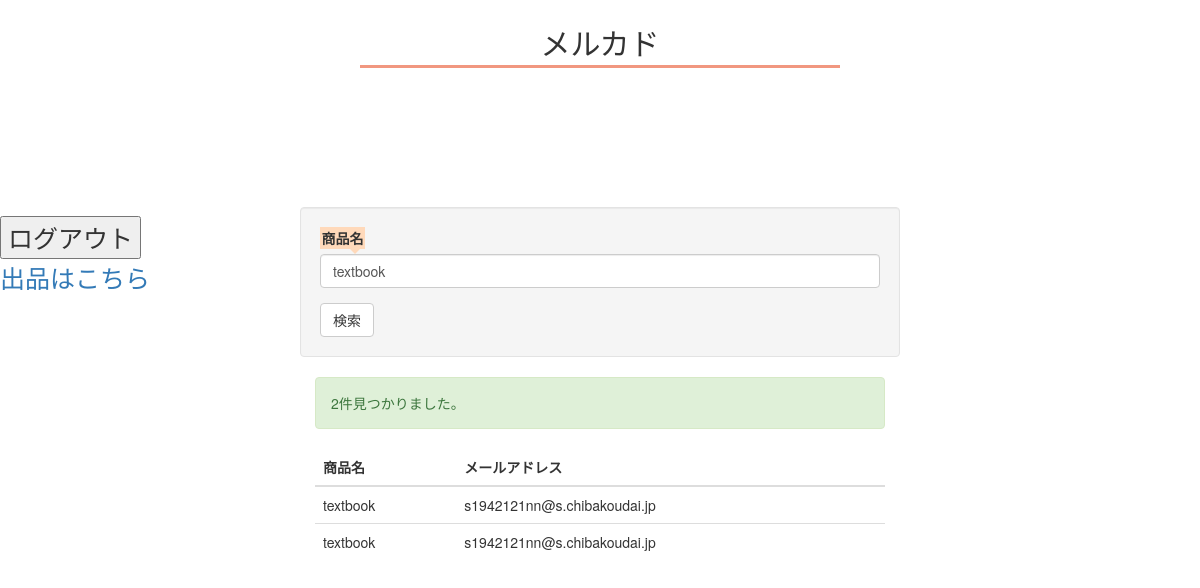
The page /index.php?name=textbook (signed in) on the database its author committed.
### tables this page shows
CREATE TABLE `product` (
  `id` int(11) NOT NULL AUTO_INCREMENT,
  `name` varchar(64) DEFAULT NULL,
  `email` varchar(191) NOT NULL,
  PRIMARY KEY (`id`)
);

### public/model.php (called while the page is built, shortened)
<?php
function getUserData($params){
	$host = DB_HOST;
    $db   = DB_NAME;
    $user = DB_USER;
    $pass = DB_PASS;
	$Mysqli = new mysqli($host, $user, $pass, $db);
	$where = [];
	if(!empty($params['name'])){
		$where[] = "name like '%{$params['name']}%'";
	}
	if($where){
		$whereSql = implode(' AND ', $where);
		$sql = 'select * from product where ' . $whereSql ;
	}else{
		$sql = 'select * from product';
	}
	$PDataSet = $Mysqli->query($sql);
	$result = [];
	while($row = $PDataSet->fetch_assoc()){
		$result[] = $row;
	}
	return $result;
}

### public/index.php (the view, shortened to what this page needs)
<?php
include_once('model.php');
$PData = getUserData($_GET);
?>
<!DOCTYPE HTML>
<html lang="ja">
<head>
<link rel="stylesheet" href="style.css">
<link rel="stylesheet" href="https://maxcdn.bootstrapcdn.com/bootstrap/3.3.0/css/bootstrap.min.css">
<link rel="stylesheet" href="css.php">
</head>
<body>
<h2>メルカド</h2>
<div id="link">
　　<form  method="POST" action="logout.php">
    <input type="submit" name="logout" value="ログアウト">
    <p><a href="./shuppin.php">出品はこちら</a></p>
   </form>
</div>
<div class="col-xs-6 col-xs-offset-3 well">
	<form method="get" action="">
		<div class="form-group">
			<label for="InputName">商品名</label>
			<input name="name" class="form-control" id="InputName" value="<?php echo isset($_GET['name']) ? htmlspecialchars($_GET['name']) : '' ?>">
		</div>
		<input type="submit" class="btn btn-default" name="search" value="検索"/>
	</form>
</div>
<div class="col-xs-6 col-xs-offset-3">
	<?php if(isset($PData) && count($PData)): ?>
		<p class="alert alert-success"><?php echo count($PData) ?>件見つかりました。</p>
		<table class="table">
			<thead>
				<tr>
					<th>商品名</th>
					<th>メールアドレス</th>
				</tr>
			</thead>
			<tbody>
				<?php foreach($PData as $row): ?>
					<tr>
						<td><?php echo htmlspecialchars($row['name']) ?></td>
						<td><?php echo htmlspecialchars($row['email']) ?></td>
					</tr>
				<?php endforeach; ?>
			</tbody>
		</table>
	<?php else: ?>
		<p class="alert alert-danger">検索対象は見つかりませんでした。</p>
	<?php endif; ?>
</div>
</body>
</html>

### public/style.css (style rules this page uses)
h2 { font-size: 60px; width: 40%; margin: 30px auto; text-align: center; font-family: serif; padding: 0.2em; color: #010101; background: #FFFF; border-bottom: solid 3px #f19780; }
body { background-color:#FFFF; }
label { position: relative; padding: 0.1em; background: #ffd9ba; }
label:after { position: absolute; content: ''; top: 100%; left: 30px; border: 5px solid transparent; border-top: 5px solid #ffd9ba; width: 0; height: 0; }
#link { font-size: 25px; margin-right: auto; width: 20%; position: relative; top: 100px; line-height: 1.5em; }

### rows shown on the page
product: name "textbook", email "s1942121nn@s.chibakoudai.jp"
product: name "textbook", email "s1942121nn@s.chibakoudai.jp"

### other values the page prints
count($PData) "2"
